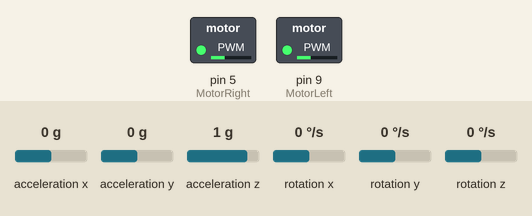
A sketch run on a simulated Arduino Uno, built with avr-gcc and run on an emulated ATmega328P. On the bench: switched loads named in the sketch (green lamp = pin HIGH). The inputs (shaded band) are chosen by the test bench; at power-on: acceleration z 1 g, acceleration x 0 g, acceleration y 0 g, rotation x 0 °/s, rotation y 0 °/s, rotation z 0 °/s. What the sketch prints to the serial monitor is not drawn. At 8.0 s the program stops and its outputs stay as they are.

Above: at 1.2 s.
1.3 s: acceleration z set to -1.4 g
At 4.2 s:
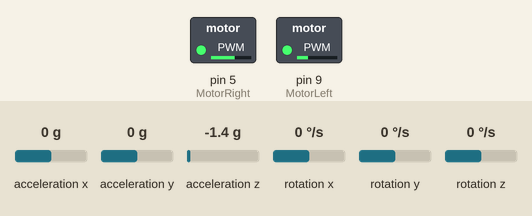
4.3 s: acceleration x set to 0.8 g
At 6.7 s:
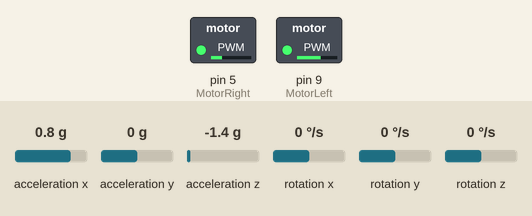
7.3 s: acceleration y set to -1.4 g
At 9.1 s:
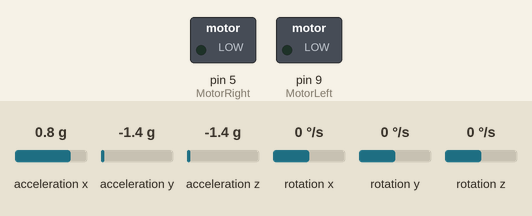
Timing chart, 0 to 9.5 s (numbered marks = the images above; inputs shaded):
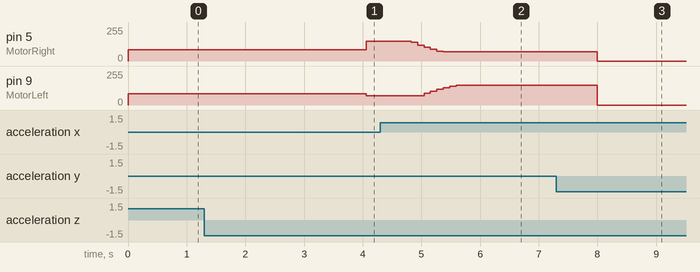

Measured:
- after the input at 1.3 s, pin 5 (MotorRight): 85/255 → 150/255 after 2.8 s; pin 9 (MotorLeft): 85/255 → 70/255 after 2.8 s
- after the input at 4.3 s, pin 5 (MotorRight): moves from 150/255 to 70/255 over 0.55 s, starting after 0.53 s; pin 9 (MotorLeft): moves from 70/255 to 150/255 over 0.55 s, starting after 0.74 s
- after the input at 7.3 s, pin 5 (MotorRight): 70/255 → 0/255 after 0.70 s; pin 9 (MotorLeft): 150/255 → 0/255 after 0.70 s

The sketch:

FullStairClimbing.ino
```cpp
#include "Wire.h"
#include "I2Cdev.h"
#include "MPU6050.h"

MPU6050 mpu;

int16_t ax, ay, az, gx, gy, gz;

const int MotorLeft = 9;
const int MotorRight = 5;

const int baseSpeed = 85;
const int boostTargetSpeed = 120;

const int boostStep = 5;
const int boostInterval = 60;

const float climbPitchMin = 31.0;
const float climbPitchMax = 38.0;

const float zAccelThreshold = 2.0;

bool torqueBoostActive = false;
bool sensorsReady = false;

unsigned long lastBoostTime = 0;
unsigned long lastStairTime = 0;
const unsigned long stairTimeout = 4000;
unsigned long sensorStartTime = 0;

int currentBoostSpeed = baseSpeed;
float prevZAccel = 0;
float filteredPitch = 0;
float filteredRoll = 0;
const float alpha = 0.1;

void setup() {
  Serial.begin(115200);
  Wire.begin();
  mpu.initialize();

  if (!mpu.testConnection()) {
    Serial.println("MPU6050 connection failed!");
    while (1);
  }

  Serial.println(" MPU6050 connected. Warming up sensors...");
  sensorStartTime = millis();

  pinMode(MotorLeft, OUTPUT);
  pinMode(MotorRight, OUTPUT);
  analogWrite(MotorLeft, baseSpeed);
  analogWrite(MotorRight, baseSpeed);
}

void loop() {
  // Read IMU data
  mpu.getMotion6(&ax, &ay, &az, &gx, &gy, &gz);
  float rawPitch = atan2(ay, az) * 180.0 / M_PI;
  float rawRoll  = atan2(-ax, az) * 180.0 / M_PI;

  filteredPitch = filteredPitch * (1 - alpha) + rawPitch * alpha;
  filteredRoll  = filteredRoll  * (1 - alpha) + rawRoll * alpha;

  float zAccel = (float)az / 16384.0 * 9.81;
  float zAccelChange = abs(zAccel - prevZAccel);

  if (!sensorsReady && millis() - sensorStartTime > 1500) {
    sensorsReady = true;
    Serial.println("Sensors ready. Starting step detection...");
    prevZAccel = zAccel;
    return;
  }

  if (!sensorsReady) return;

  // Log filtered values
  Serial.print("Pitch: ");
  Serial.print(filteredPitch);
  Serial.print(" | Roll: ");
  Serial.print(filteredRoll);
  Serial.print(" | Z-Accel Δ: ");
  Serial.println(zAccelChange);

  if (!torqueBoostActive && zAccelChange > zAccelThreshold) {
    Serial.println(" Step detected → Starting torque boost");
    torqueBoostActive = true;
    currentBoostSpeed = baseSpeed;
    lastBoostTime = millis();
    lastStairTime = millis();
  }
  if (torqueBoostActive) {
    if (millis() - lastBoostTime >= boostInterval) {
      lastBoostTime = millis();

      currentBoostSpeed += boostStep;
      if (currentBoostSpeed > boostTargetSpeed) {
        currentBoostSpeed = boostTargetSpeed;
      }

      Serial.print(" Boosting speed: ");
      Serial.println(currentBoostSpeed);

      // Apply motor drive with roll correction
      int correction = filteredRoll * 1.0;
      driveMotors(currentBoostSpeed, correction);

      if (filteredPitch >= climbPitchMin && filteredPitch <= climbPitchMax) {
        Serial.println("Front wheels climbed → STOP motors!");
        // stopMotors();
        analogWrite(MotorLeft, 87);
        analogWrite(MotorRight, 87);

        torqueBoostActive = false;
        lastStairTime = millis();
        delay(500);
        return;
      }
    }
  }
  else {
    driveMotors(baseSpeed, 0);
  }
  if (millis() - lastStairTime > stairTimeout) {
  if (filteredPitch < 16) {
    stopMotors();
    Serial.println("⛔ No stairs for 4 seconds → Robot stopped.");
    while (1);
  } else {
    int correction = filteredRoll * 1.0;
    driveMotors(95, correction);
    Serial.println("Still climbing...");
  }
}
  prevZAccel = zAccel;
  delay(100);
}

void driveMotors(int base, int correction) {
  int leftPWM = constrain(base - correction, 70, 150);
  int rightPWM = constrain(base + correction, 70, 150);

  analogWrite(MotorLeft, leftPWM);
  analogWrite(MotorRight, rightPWM);

  Serial.print(" Driving → L: ");
  Serial.print(leftPWM);
  Serial.print(" | R: ");
  Serial.println(rightPWM);
}

void stopMotors() {
  analogWrite(MotorLeft, 0);
  analogWrite(MotorRight, 0);
  Serial.println(" Motors stopped.");
}
```
